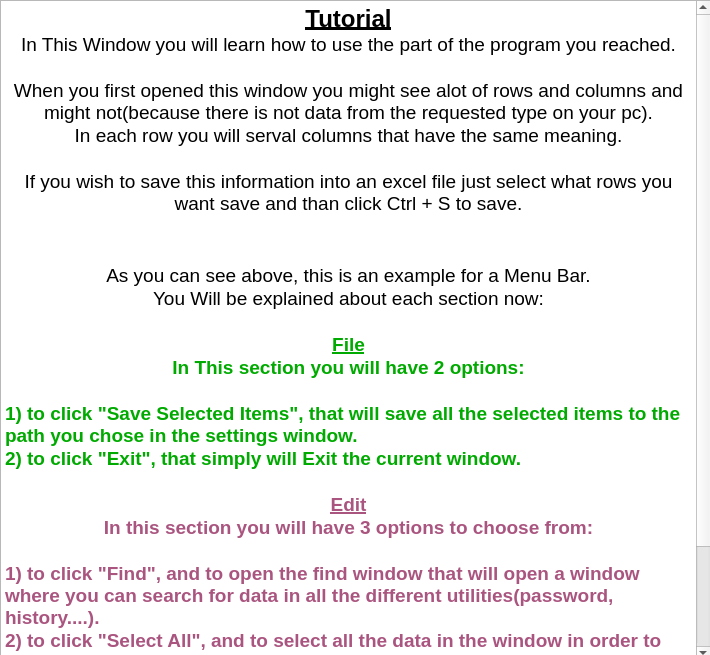
<?xml version="1.0" encoding="UTF-8"?>
<ui version="4.0">
 <class>Form</class>
 <widget class="QWidget" name="Form">
  <property name="geometry">
   <rect>
    <x>0</x>
    <y>0</y>
    <width>710</width>
    <height>655</height>
   </rect>
  </property>
  <property name="windowTitle">
   <string>Form</string>
  </property>
  <widget class="QTextBrowser" name="textBrowser">
   <property name="geometry">
    <rect>
     <x>0</x>
     <y>0</y>
     <width>711</width>
     <height>661</height>
    </rect>
   </property>
   <property name="html">
    <string>&lt;!DOCTYPE HTML PUBLIC &quot;-//W3C//DTD HTML 4.0//EN&quot; &quot;http://www.w3.org/TR/REC-html40/strict.dtd&quot;&gt;
&lt;html&gt;&lt;head&gt;&lt;meta name=&quot;qrichtext&quot; content=&quot;1&quot; /&gt;&lt;style type=&quot;text/css&quot;&gt;
p, li { white-space: pre-wrap; }
&lt;/style&gt;&lt;/head&gt;&lt;body style=&quot; font-family:'MS Shell Dlg 2'; font-size:8.25pt; font-weight:400; font-style:normal;&quot;&gt;
&lt;p align=&quot;center&quot; style=&quot; margin-top:0px; margin-bottom:0px; margin-left:0px; margin-right:0px; -qt-block-indent:0; text-indent:0px;&quot;&gt;&lt;span style=&quot; font-size:18pt; font-weight:600; text-decoration: underline;&quot;&gt;Tutorial&lt;/span&gt;&lt;/p&gt;
&lt;p align=&quot;center&quot; style=&quot; margin-top:0px; margin-bottom:0px; margin-left:0px; margin-right:0px; -qt-block-indent:0; text-indent:0px;&quot;&gt;&lt;span style=&quot; font-size:14pt;&quot;&gt;In This Window you will learn how to use the part of the program you reached.&lt;/span&gt;&lt;/p&gt;
&lt;p align=&quot;center&quot; style=&quot;-qt-paragraph-type:empty; margin-top:0px; margin-bottom:0px; margin-left:0px; margin-right:0px; -qt-block-indent:0; text-indent:0px; font-size:14pt;&quot;&gt;&lt;br /&gt;&lt;/p&gt;
&lt;p align=&quot;center&quot; style=&quot; margin-top:0px; margin-bottom:0px; margin-left:0px; margin-right:0px; -qt-block-indent:0; text-indent:0px;&quot;&gt;&lt;span style=&quot; font-size:14pt;&quot;&gt;When you first opened this window you might see alot of rows and columns and might not(because there is not data from the requested type on your pc).&lt;/span&gt;&lt;/p&gt;
&lt;p align=&quot;center&quot; style=&quot; margin-top:0px; margin-bottom:0px; margin-left:0px; margin-right:0px; -qt-block-indent:0; text-indent:0px;&quot;&gt;&lt;span style=&quot; font-size:14pt;&quot;&gt;In each row you will serval columns that have the same meaning.&lt;/span&gt;&lt;/p&gt;
&lt;p align=&quot;center&quot; style=&quot;-qt-paragraph-type:empty; margin-top:0px; margin-bottom:0px; margin-left:0px; margin-right:0px; -qt-block-indent:0; text-indent:0px; font-size:14pt;&quot;&gt;&lt;br /&gt;&lt;/p&gt;
&lt;p align=&quot;center&quot; style=&quot; margin-top:0px; margin-bottom:0px; margin-left:0px; margin-right:0px; -qt-block-indent:0; text-indent:0px;&quot;&gt;&lt;span style=&quot; font-size:14pt;&quot;&gt;If you wish to save this information into an excel file just select what rows you want save and than click Ctrl + S to save.&lt;/span&gt;&lt;/p&gt;
&lt;p align=&quot;center&quot; style=&quot;-qt-paragraph-type:empty; margin-top:0px; margin-bottom:0px; margin-left:0px; margin-right:0px; -qt-block-indent:0; text-indent:0px; font-size:14pt;&quot;&gt;&lt;br /&gt;&lt;/p&gt;
&lt;p align=&quot;center&quot; style=&quot; margin-top:0px; margin-bottom:0px; margin-left:0px; margin-right:0px; -qt-block-indent:0; text-indent:0px;&quot;&gt;&lt;img src=&quot;:/מסמכים/241318_231310.jpeg&quot; /&gt;&lt;/p&gt;
&lt;p align=&quot;center&quot; style=&quot;-qt-paragraph-type:empty; margin-top:0px; margin-bottom:0px; margin-left:0px; margin-right:0px; -qt-block-indent:0; text-indent:0px; font-size:8pt;&quot;&gt;&lt;br /&gt;&lt;/p&gt;
&lt;p align=&quot;center&quot; style=&quot; margin-top:0px; margin-bottom:0px; margin-left:0px; margin-right:0px; -qt-block-indent:0; text-indent:0px;&quot;&gt;&lt;span style=&quot; font-size:14pt;&quot;&gt;As you can see above, this is an example for a Menu Bar.&lt;/span&gt;&lt;/p&gt;
&lt;p align=&quot;center&quot; style=&quot; margin-top:0px; margin-bottom:0px; margin-left:0px; margin-right:0px; -qt-block-indent:0; text-indent:0px;&quot;&gt;&lt;span style=&quot; font-size:14pt;&quot;&gt;You Will be explained about each section now:&lt;/span&gt;&lt;/p&gt;
&lt;p align=&quot;center&quot; style=&quot;-qt-paragraph-type:empty; margin-top:0px; margin-bottom:0px; margin-left:0px; margin-right:0px; -qt-block-indent:0; text-indent:0px; font-size:14pt;&quot;&gt;&lt;br /&gt;&lt;/p&gt;
&lt;p align=&quot;center&quot; style=&quot; margin-top:0px; margin-bottom:0px; margin-left:0px; margin-right:0px; -qt-block-indent:0; text-indent:0px;&quot;&gt;&lt;span style=&quot; font-size:14pt; font-weight:600; text-decoration: underline; color:#00aa00;&quot;&gt;File&lt;/span&gt;&lt;/p&gt;
&lt;p align=&quot;center&quot; style=&quot; margin-top:0px; margin-bottom:0px; margin-left:0px; margin-right:0px; -qt-block-indent:0; text-indent:0px;&quot;&gt;&lt;span style=&quot; font-size:14pt; font-weight:600; color:#00aa00;&quot;&gt;In This section you will have 2 options:&lt;/span&gt;&lt;/p&gt;
&lt;p align=&quot;center&quot; style=&quot;-qt-paragraph-type:empty; margin-top:0px; margin-bottom:0px; margin-left:0px; margin-right:0px; -qt-block-indent:0; text-indent:0px; font-size:14pt; font-weight:600; color:#00aa00;&quot;&gt;&lt;br /&gt;&lt;/p&gt;
&lt;p style=&quot; margin-top:0px; margin-bottom:0px; margin-left:0px; margin-right:0px; -qt-block-indent:0; text-indent:0px;&quot;&gt;&lt;span style=&quot; font-size:14pt; font-weight:600; color:#00aa00;&quot;&gt;1) to click &amp;quot;Save Selected Items&amp;quot;, that will save all the selected items to the path you chose in the settings window.&lt;/span&gt;&lt;/p&gt;
&lt;p style=&quot; margin-top:0px; margin-bottom:0px; margin-left:0px; margin-right:0px; -qt-block-indent:0; text-indent:0px;&quot;&gt;&lt;span style=&quot; font-size:14pt; font-weight:600; color:#00aa00;&quot;&gt;2) to click &amp;quot;Exit&amp;quot;, that simply will Exit the current window.&lt;/span&gt;&lt;/p&gt;
&lt;p align=&quot;center&quot; style=&quot;-qt-paragraph-type:empty; margin-top:0px; margin-bottom:0px; margin-left:0px; margin-right:0px; -qt-block-indent:0; text-indent:0px; font-size:14pt; font-weight:600; color:#00aa00;&quot;&gt;&lt;br /&gt;&lt;/p&gt;
&lt;p align=&quot;center&quot; style=&quot; margin-top:0px; margin-bottom:0px; margin-left:0px; margin-right:0px; -qt-block-indent:0; text-indent:0px;&quot;&gt;&lt;span style=&quot; font-size:14pt; font-weight:600; text-decoration: underline; color:#aa557f;&quot;&gt;Edit&lt;/span&gt;&lt;/p&gt;
&lt;p align=&quot;center&quot; style=&quot; margin-top:0px; margin-bottom:0px; margin-left:0px; margin-right:0px; -qt-block-indent:0; text-indent:0px;&quot;&gt;&lt;span style=&quot; font-size:14pt; font-weight:600; color:#aa557f;&quot;&gt;In this section you will have 3 options to choose from:&lt;/span&gt;&lt;/p&gt;
&lt;p style=&quot;-qt-paragraph-type:empty; margin-top:0px; margin-bottom:0px; margin-left:0px; margin-right:0px; -qt-block-indent:0; text-indent:0px; font-size:14pt; font-weight:600; color:#aa557f;&quot;&gt;&lt;br /&gt;&lt;/p&gt;
&lt;p style=&quot; margin-top:0px; margin-bottom:0px; margin-left:0px; margin-right:0px; -qt-block-indent:0; text-indent:0px;&quot;&gt;&lt;span style=&quot; font-size:14pt; font-weight:600; color:#aa557f;&quot;&gt;1) to click &amp;quot;Find&amp;quot;, and to open the find window that will open a window where you can search for data in all the different utilities(password, history....).&lt;/span&gt;&lt;/p&gt;
&lt;p style=&quot; margin-top:0px; margin-bottom:0px; margin-left:0px; margin-right:0px; -qt-block-indent:0; text-indent:0px;&quot;&gt;&lt;span style=&quot; font-size:14pt; font-weight:600; color:#aa557f;&quot;&gt;2) to click &amp;quot;Select All&amp;quot;, and to select all the data in the window in order to save them all.&lt;/span&gt;&lt;/p&gt;
&lt;p style=&quot; margin-top:0px; margin-bottom:0px; margin-left:0px; margin-right:0px; -qt-block-indent:0; text-indent:0px;&quot;&gt;&lt;span style=&quot; font-size:14pt; font-weight:600; color:#aa557f;&quot;&gt;3) to click &amp;quot;Deselect All&amp;quot;, and to deselct all the data in the window.&lt;/span&gt;&lt;/p&gt;
&lt;p align=&quot;center&quot; style=&quot;-qt-paragraph-type:empty; margin-top:0px; margin-bottom:0px; margin-left:0px; margin-right:0px; -qt-block-indent:0; text-indent:0px; font-size:14pt; font-weight:600; color:#aa557f;&quot;&gt;&lt;br /&gt;&lt;/p&gt;
&lt;p align=&quot;center&quot; style=&quot; margin-top:0px; margin-bottom:0px; margin-left:0px; margin-right:0px; -qt-block-indent:0; text-indent:0px;&quot;&gt;&lt;span style=&quot; font-size:14pt; font-weight:600; text-decoration: underline; color:#aa0000;&quot;&gt;Help&lt;/span&gt;&lt;/p&gt;
&lt;p align=&quot;center&quot; style=&quot; margin-top:0px; margin-bottom:0px; margin-left:0px; margin-right:0px; -qt-block-indent:0; text-indent:0px;&quot;&gt;&lt;span style=&quot; font-size:14pt; font-weight:600; color:#aa0000;&quot;&gt;I think you got this one.&lt;/span&gt;&lt;/p&gt;
&lt;p style=&quot;-qt-paragraph-type:empty; margin-top:0px; margin-bottom:0px; margin-left:0px; margin-right:0px; -qt-block-indent:0; text-indent:0px; font-size:8pt;&quot;&gt;&lt;br /&gt;&lt;/p&gt;&lt;/body&gt;&lt;/html&gt;</string>
   </property>
  </widget>
 </widget>
 <resources>
  <include location="YAY.qrc"/>
 </resources>
 <connections/>
</ui>
